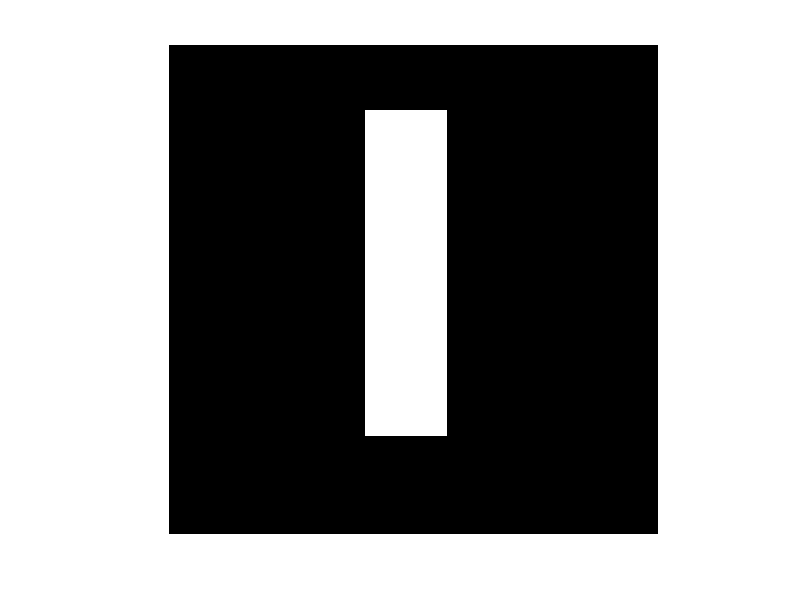
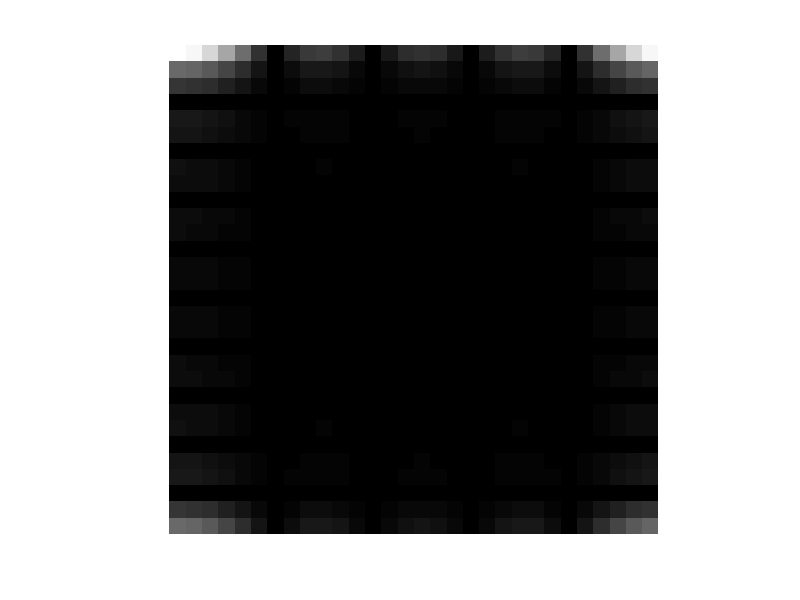
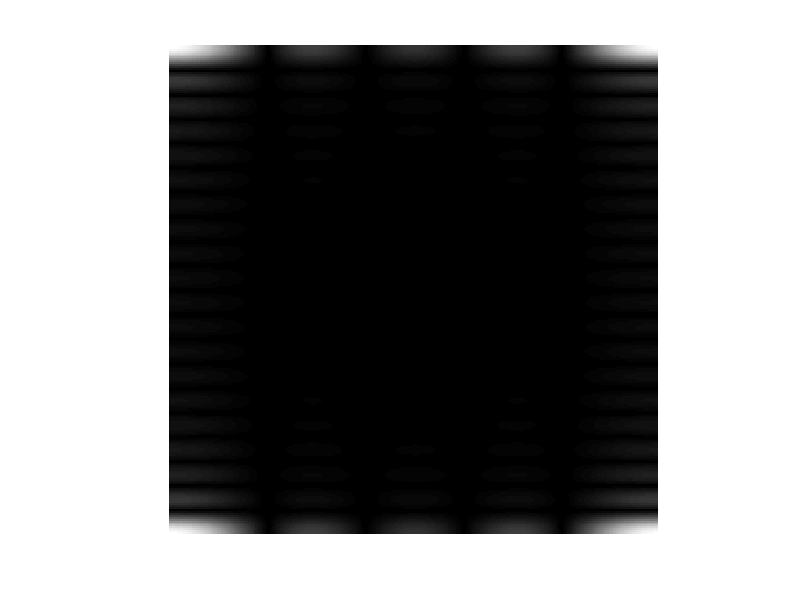
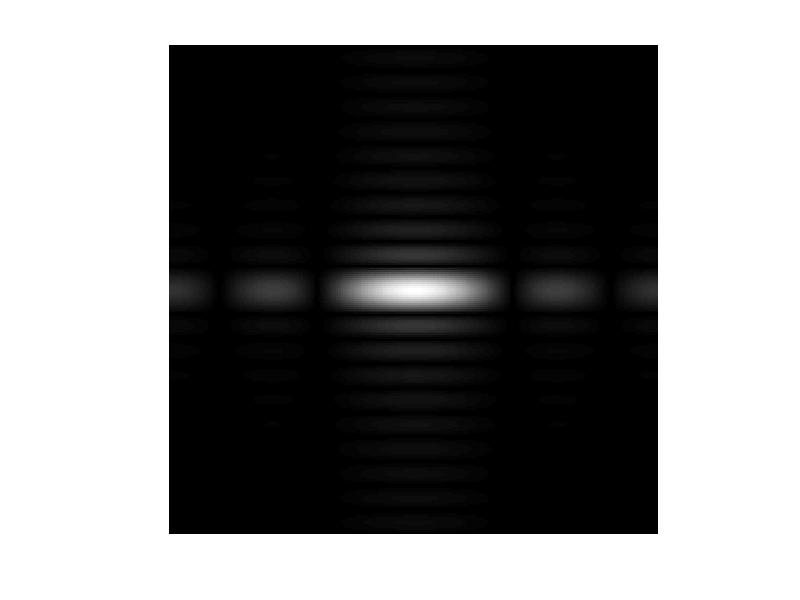

Reproduce these figures in MATLAB, in order.
%How to Display a Fourier Spectrum using MATLAB
f=zeros(30,30); %Create a black 30x30 image 
f(5:24,13:17)=1; %With a white rectangle in it. 
imshow(f,'InitialMagnification', 'fit');  % show the image
F=fft2(f);   %Calculate the DFT.  

%There are real and imaginary parts to F. Use the abs function to compute the 
% magnitude of the combined components. 
F2=abs(F); 
figure, imshow(F2,[], 'InitialMagnification','fit')  % show the image

%To create a finer sampling of the Fourier transform, you can add zero % 
%padding to f when computing its DFT. Also note that we use a power of 2, 
%2^256 . This is because the FFT -Fast Fourier Transform - is fastest when the 
% image size has many factors. 
F=fft2(f, 256, 256); F2=abs(F); 
figure, imshow(F2, []) 

%The zero-frequency coefficient is displayed in the upper left hand corner. To 
% display it in the center, you can use the function fftshift.
F2=fftshift(F); F2=abs(F2); figure,imshow(F2,[])

%In Fourier transforms, high peaks are so high they hide details. 
%Reduce contrast with the log function. 
F2=log(1+F2); figure,imshow(F2,[]) 